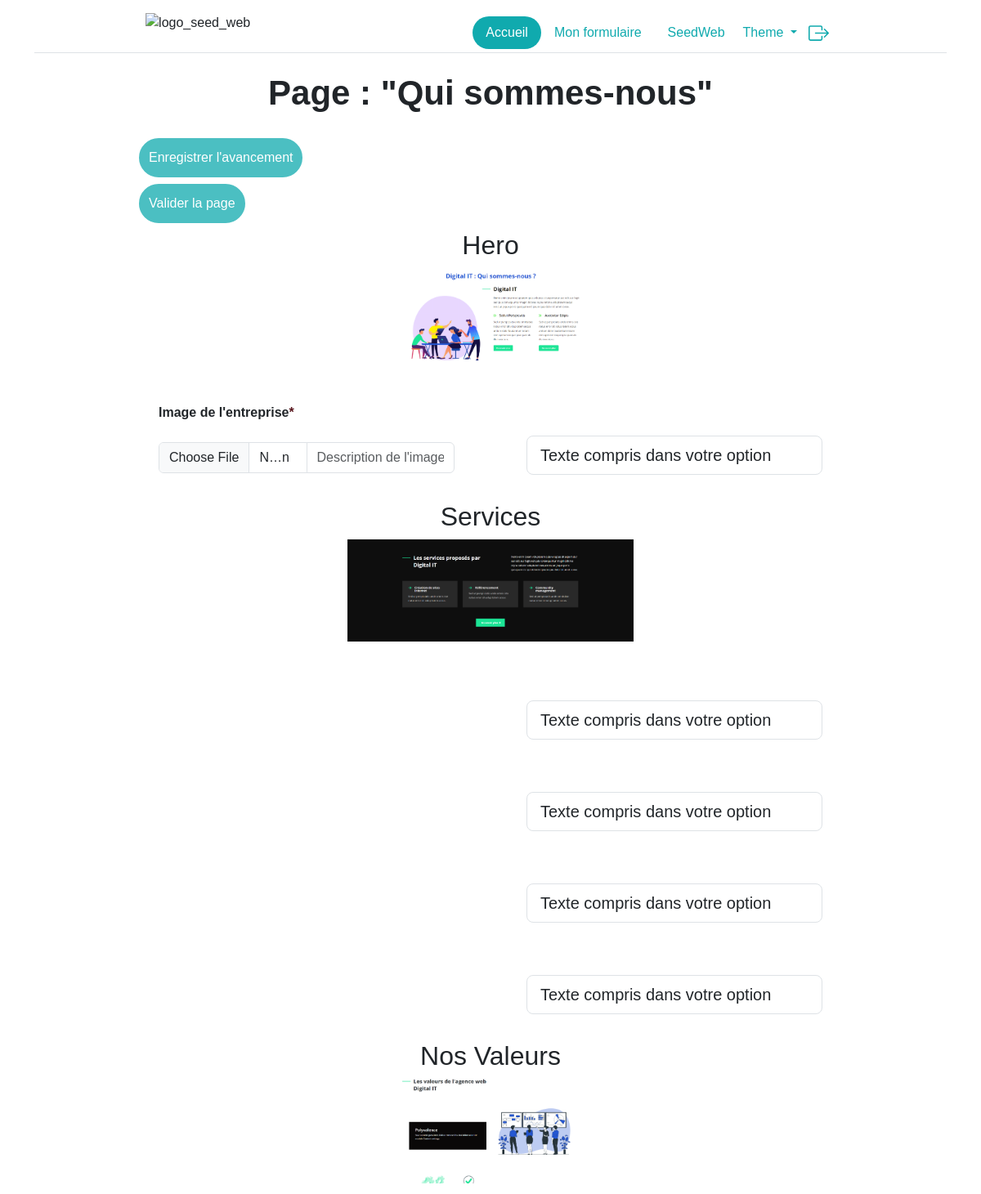
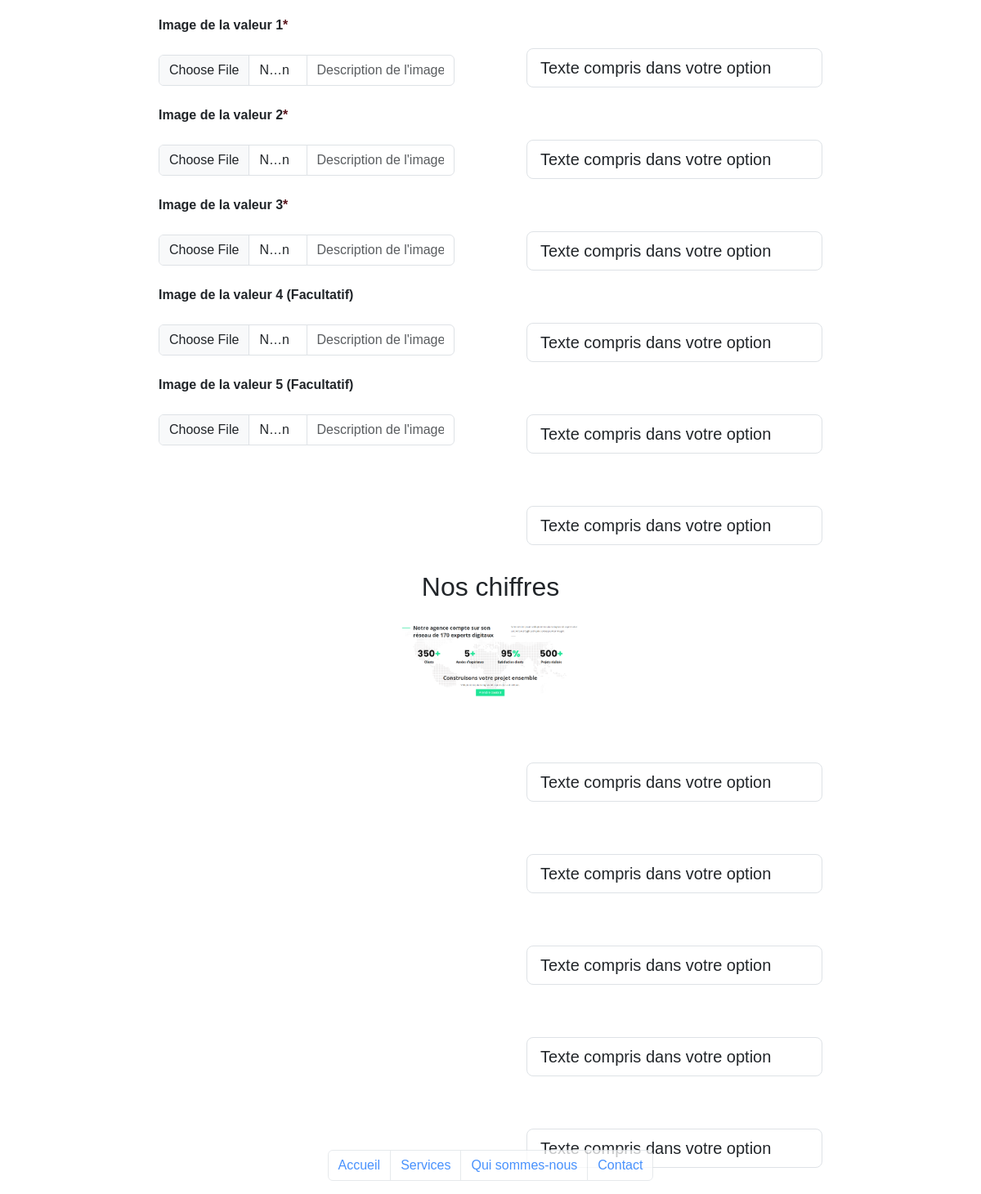
Page /mes_formulaires/index.php?page=2 (signed in) on the committed database (2 pictures, top to bottom).
### tables this page shows
CREATE TABLE `page` (
  `id` int(11) NOT NULL,
  `site_id` int(11) NOT NULL,
  `nom` varchar(255) NOT NULL
);

CREATE TABLE `section` (
  `id` int(11) NOT NULL,
  `nom` varchar(255) NOT NULL
);

CREATE TABLE `image` (
  `id` int(11) NOT NULL,
  `section_id` int(11) NOT NULL,
  `page_id` int(11) NOT NULL,
  `nom` varchar(255) NOT NULL,
  `path` text NOT NULL,
  `description` varchar(35) DEFAULT NULL,
  `facultatif` tinyint(1) NOT NULL,
  `alt` varchar(50) DEFAULT NULL
);

CREATE TABLE `texte` (
  `id` int(11) NOT NULL,
  `section_id` int(11) NOT NULL,
  `page_id` int(11) NOT NULL,
  `nom` varchar(255) NOT NULL,
  `contenu` text NOT NULL,
  `taille` int(4) NOT NULL,
  `facultatif` tinyint(1) NOT NULL
);

### mes_formulaires/index.php (the view, shortened to what this page needs)
<?php
include("../config/dbconnection.php");
    ?>
<!DOCTYPE HTML>
<html lang="fr" data-bs-theme="<?=$_SESSION["theme"]?>">
    <head>
        <link href="https://cdn.jsdelivr.net/npm/bootstrap@5.3.0-alpha1/dist/css/bootstrap.min.css" rel="stylesheet">
        <link rel="stylesheet" href="../css/style.css">
    </head>
    <body class="text-center w-100 m-auto">
<?php
include("../includes/header.php");
if(isset($_SESSION["role"])){
    if($_SESSION["role"] == "client"){
        $id = $_SESSION["id_client"];
        $req_site = $db->query("SELECT * FROM site where client_id = '$id'");
        $req_section = $db->query("SELECT * FROM section");
        $data_section = $req_section->fetchAll();
        $data_site = $req_site->fetch();
        if(!empty($data_site)){
        $id_site = $data_site["id"];
        $id_modele = $data_site["modele_id"];
        $req_modele = $db->query("SELECT nom FROM modele where id = '$id_modele'");
        $data_modele = $req_modele->fetch();
        $req_page = $db->query("SELECT * FROM page where site_id = '$id_site'");
        $nbPageSiteClient = $req_page->rowCount();
        $data_page = $req_page->fetchAll();
        $nbEltParPage = 1;
        $nbTotalDePage = $nbPageSiteClient/$nbEltParPage;
        $page = $data_page[$_GET["page"]];
        ?>
        <form method="POST" action="" enctype='multipart/form-data'>
            <div  class="row w-75 mr-12-5 ml-12-5">
                <div class="col w-50">
                    <h1 class="text-center">Page : "<?=$page['nom']?>"</h1>
                    <div class="opacity-75">
                        <div class="m-2 text-center">
                            <input type="submit" name="save_state" value="Enregistrer l'avancement" class="p-2 border_white color_white nav-link bgSeed rounded-pill w-auto">
                        </div>
                        <div class="m-2 text-center">
                            <input type="submit" name="save_page" value="Valider la page" class="p-2 border_white color_white nav-link bgSeed rounded-pill w-auto">
                        </div>
                    </div>
                </div>
        <?php
        foreach($data_section as $section){
            $id_section = $section["id"];
            $id=$page["id"];
            $nom_section = $section['nom'];
            $data_option = $db->query("SELECT * FROM avoiroption where page = '$id' ")->fetch();
            $req_image = $db->query("SELECT * FROM image where page_id = '$id' and section_id = '$id_section' order by nom");
            $req_texte = $db->query("SELECT * FROM texte where page_id = '$id' and section_id = '$id_section' order by nom");
            $data_image = $req_image->fetchAll();
            $data_texte = $req_texte->fetchAll();
            if(!empty($data_image) or !empty($data_texte)){
                $array_space = array(" ");
                $nom_page = str_replace($array_space, "-", $page["nom"]);
                $nom_section2 = str_replace($array_space, "-", $section["nom"]);
                $src_img = strtolower("../img/".$data_modele["nom"]. "_". $nom_page . "_". $nom_section2 . ".png");
                ?>
                <h2 class="text-center"><?=$nom_section?></h2>
                <div class="w-100 text-center">
                    <img src="<?=$src_img?>"  style="max-width: 40%; height: auto;" alt="Image_section_<?=$section["nom"]?>">
                </div>
                <div class="w-50 m-2 col">
                <?php
                foreach($data_image as $image){
                    $nomImg = $image['nom'];
                    $alt = $image['alt'];
                    $description = $image["description"];
                    $facultatif = "Non";
                    if($image['facultatif'] == true){$facultatif = "Oui";}
                ?>
                <div class="m-4">
                <p class="text-start "><label for="formFileLg" class="form-label fw-bold"><?php if(empty($description)){echo $nomImg;}else{echo $description;}; if($facultatif == "Non"){echo "<span class=\"text-danger-emphasis\">*</span>";}else{echo "<span> (Facultatif)</span>";}?></label></p>
                    <div class="input-group">
                        <input class="form-control" title="" id="formFileLg" idImage="<?=$image["id"]?>" name="<?=$nomImg?>" accept=".jpeg,.pdf,.png,.jpg,.svg,.webp,.gif" type="file"/>
                        <input type="text" aria-label="Last name" name="<?=$nomImg?>-alt" maxlength="30" value="<?=$alt?>" placeholder="Description de l'image" class="form-control">
                    </div>
                </div>
<?php
                    }
?>
                </div>
                <div class="w-50 m-2 col" >
<?php
                foreach($data_texte as $texte){
                    $array_space = array(" ");
                    $nomTxt = str_replace($array_space, "-", $texte['nom']);
                    if(!empty($data_option)){
?>
                    <div class="m-4">
                        <p class="text-start"><label for="" class="form-label fw-bold"></label></p>
                        <input class="form-control form-control-lg input_counter" value="Texte compris dans votre option" id="formFileLg"  idTexte="<?=$texte["id"]?>" maxlength="31" minlength="31" name="<?=$nomTxt?>" type="text" readonly>
                    </div>
                        <?php
                    }
                }
            ?>
                </div>
            <?php
        }
    }
?>
                </div>
            </form>
            <div class="container fixed-bottom opacity-75" id="pagination">
                    <nav aria-label="Page Navigation">
                        <ul class="pagination justify-content-center">
                    <?php
                        for ($i=1; $i<=$nbTotalDePage ; $i++) {
                    ?>
                    <li class="page-item"><a class="page-link" href="index.php?page=<?=$i-1?>"><?=$data_page[$i-1]["nom"]?></a></li>
                    <?php
                        }
                    ?>
                        </ul>
                    </nav>
            </div>
        <?php
}else{
?>
<h1>Pas encore de site</h1>
<?php
}}else{
?>
<h1>Pas d'autorisation pour accéder à cette page.</h1>
<?php
}}
    include("../includes/layout_bottom.php");
?>

### css/style.css (style rules this page uses)
.color_white { color: #FFFFFF; }
.border_white { border: 4px solid #10aaae; }
* { font-family: 'Nunito', sans-serif; }
h1 { font-family: 'Nunito', sans-serif; }
.mr-12-5 { margin-right: 12.5%; }
.ml-12-5 { margin-left: 12.5%; }
.bgSeed { background-color: #10aaae !important; }
h1 { font-size: 42px; font-weight: 600; margin: 0 0 30px; }
* { box-sizing: border-box; }

### rows in the picture
page: nom "Qui sommes-nous"
section: nom "Hero", shows a picture
image: description "Image de l'entreprise"
section: nom "Services", shows a picture
section: nom "Nos Valeurs", shows a picture
image: description "Image de la valeur 1"
image: description "Image de la valeur 2"
image: description "Image de la valeur 3"
image: description "Image de la valeur 4", facultatif "(Facultatif)"
image: description "Image de la valeur 5", facultatif "(Facultatif)"
section: nom "Nos chiffres", shows a picture
page: nom "Accueil"
page: nom "Services"
page: nom "Contact"
